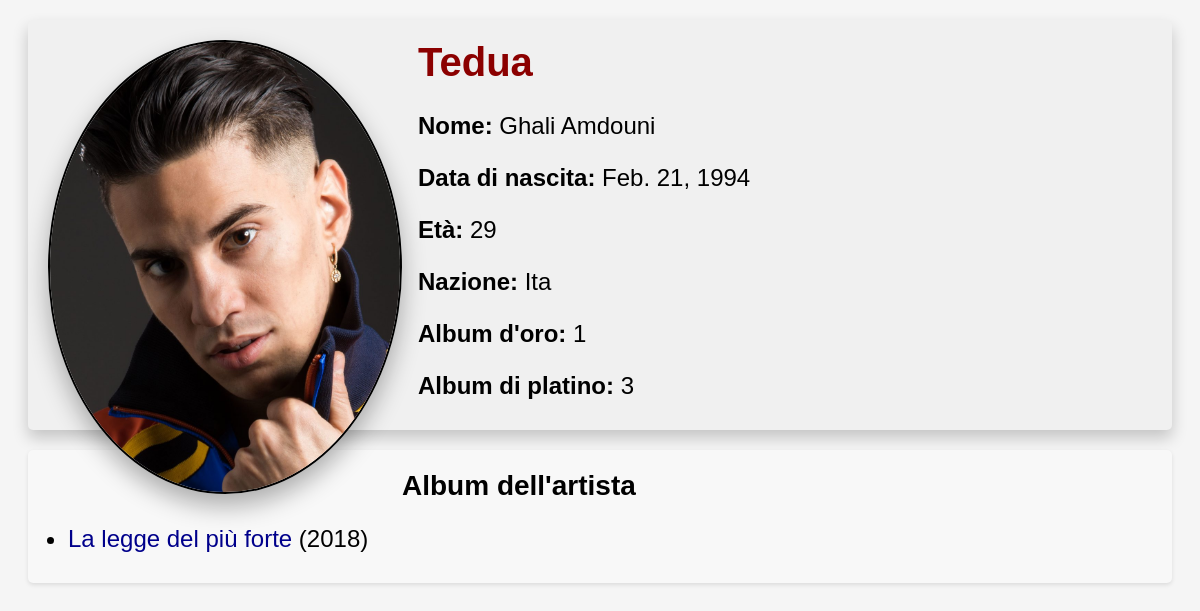
Before: /ab/artists/6 with the older database file.
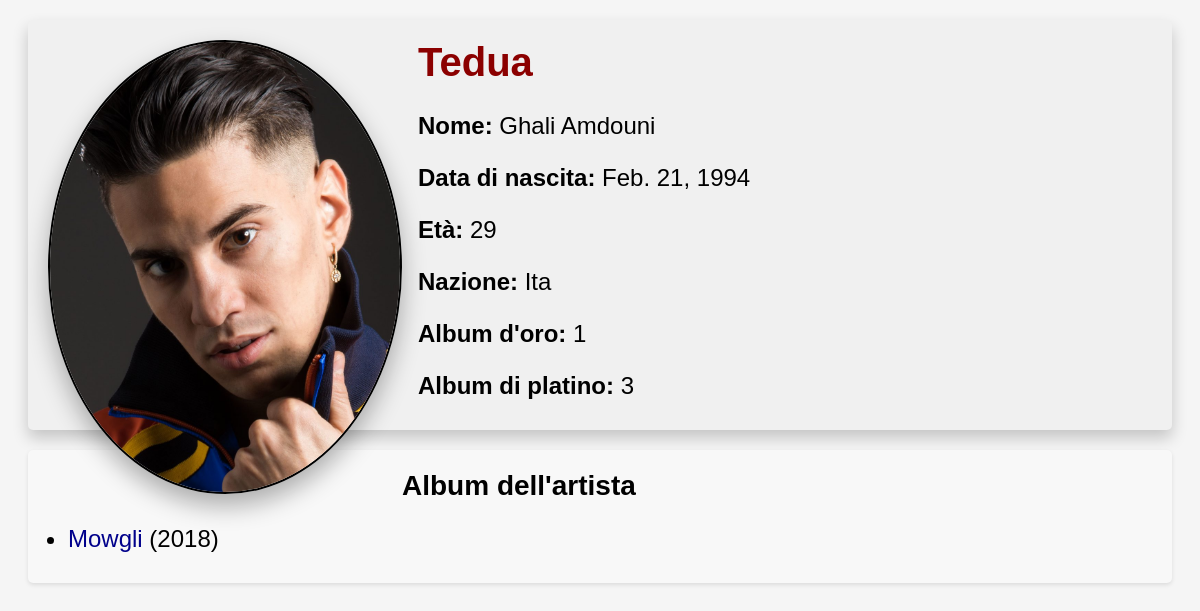
After: the same page with the newer database file.
### Audiobase/models.py (models this page shows, shortened)
class Album(models.Model):
    idb = models.AutoField(primary_key=True)  # primary key
    ida = models.ForeignKey(Artist, on_delete=models.CASCADE)  # foreign key, read only
    artist_name = models.CharField(max_length=100, verbose_name="Artist", default="Artist name will appear here...")    # read only
    bname = models.CharField(max_length=100, verbose_name="Name")
    year = models.IntegerField(verbose_name="Release year")
    genre = models.CharField(max_length=100)
    gold = models.BooleanField(verbose_name="Gold record")
    plat = models.BooleanField(verbose_name="Platinum record")
    album_image = models.ImageField(null=True, blank=True, upload_to="album_img/")  # album cover
    show_idb = models.IntegerField(verbose_name="Idb", null=True, default=-1)

### Audiobase/views.py (the view)
# urls.py: path('artists/<int:artist_id>', views.artist_bio, name='artist_bio'),
def artist_bio(request, artist_id):
    try:
        artist_obj = Artist.objects.get(ida=artist_id)
    except Artist.DoesNotExist:
        raise Http404("L'artista non esiste")
    context = {
        'artist': artist_obj,
        'albums': artist_obj.album_set.all(),
        'path_stagename': artist_obj.stagename.replace(" ", "").lower()   #   artist images path in the folder
    }
    return render(request, 'Audiobase/artist.html', context)

### Audiobase/templates/Audiobase/artist.html (shortened to what this page needs)
<!DOCTYPE html>
<html>
<head>
</head>
<body>
<div class="artist-info">
    <div class="artist-image">
        <img src="/media/artist_img/a{{ artist.ida }}_{{ path_stagename }}.jpg" alt="artist profile pic">
    </div>
    <div style="margin-left: 370px;">
        <h1 style="color: #8b0000;">{{ artist.stagename }}</h1>
        <p><strong>Nome:</strong> {{ artist.aname }}</p>
        <p><strong>Data di nascita:</strong> {{ artist.birth }}</p>
        <p><strong>Età:</strong> {{ artist.age }}</p>
        <p><strong>Nazione:</strong> {{ artist.nation }}</p>
        <p><strong>Album d'oro:</strong> {{ artist.n_gold }}</p>
        <p><strong>Album di platino:</strong> {{ artist.n_plat }}</p>
    </div>
</div>
<div class="album-list">
    <h2>Album dell'artista</h2>
    <ul>
        {% for album in albums %}
            <li><a href="{% url 'album_bio' album.idb %}">{{ album.bname }}</a> ({{ album.year }})</li>
        {% empty %}
            <li class="no-albums">Nessun album disponibile</li>
        {% endfor %}
    </ul>
</div>
</body>
</html>

Changed rows visible on the page:
changed Album: bname "La legge del più forte" → "Mowgli"
